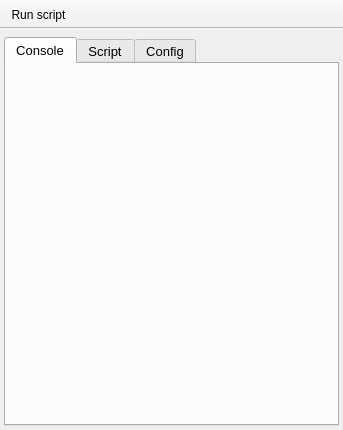
<?xml version="1.0" encoding="UTF-8"?>
<ui version="4.0">
 <class>Shell</class>
 <widget class="QMainWindow" name="Shell">
  <property name="geometry">
   <rect>
    <x>0</x>
    <y>0</y>
    <width>343</width>
    <height>430</height>
   </rect>
  </property>
  <property name="windowTitle">
   <string>MainWindow</string>
  </property>
  <property name="unifiedTitleAndToolBarOnMac">
   <bool>true</bool>
  </property>
  <widget class="QWidget" name="centralwidget">
   <layout class="QGridLayout" name="gridLayout">
    <property name="leftMargin">
     <number>4</number>
    </property>
    <property name="topMargin">
     <number>8</number>
    </property>
    <property name="rightMargin">
     <number>4</number>
    </property>
    <property name="bottomMargin">
     <number>4</number>
    </property>
    <item row="0" column="0">
     <widget class="QTabWidget" name="tabWidget">
      <property name="font">
       <font>
        <pointsize>10</pointsize>
       </font>
      </property>
      <property name="currentIndex">
       <number>0</number>
      </property>
      <property name="neutrinoSave" stdset="0">
       <bool>true</bool>
      </property>
      <widget class="QWidget" name="consoleframe">
       <attribute name="title">
        <string>Console</string>
       </attribute>
       <layout class="QGridLayout" name="gridLayout_2" rowstretch="0">
        <property name="leftMargin">
         <number>0</number>
        </property>
        <property name="topMargin">
         <number>0</number>
        </property>
        <property name="rightMargin">
         <number>0</number>
        </property>
        <property name="bottomMargin">
         <number>0</number>
        </property>
        <item row="0" column="0" colspan="2">
         <layout class="QVBoxLayout" name="console"/>
        </item>
       </layout>
      </widget>
      <widget class="QWidget" name="scripts">
       <attribute name="title">
        <string>Script</string>
       </attribute>
       <layout class="QVBoxLayout" name="verticalLayout" stretch="0">
        <property name="leftMargin">
         <number>0</number>
        </property>
        <property name="topMargin">
         <number>4</number>
        </property>
        <property name="rightMargin">
         <number>0</number>
        </property>
        <property name="bottomMargin">
         <number>0</number>
        </property>
        <item>
         <widget class="QSplitter" name="splitter">
          <property name="orientation">
           <enum>Qt::Vertical</enum>
          </property>
          <widget class="CodeEditor" name="script">
           <property name="font">
            <font>
             <pointsize>10</pointsize>
            </font>
           </property>
           <property name="plainText">
            <string notr="true"/>
           </property>
           <property name="tabStopWidth">
            <number>10</number>
           </property>
           <property name="neutrinoSave" stdset="0">
            <bool>true</bool>
           </property>
          </widget>
         </widget>
        </item>
       </layout>
      </widget>
      <widget class="QWidget" name="config">
       <attribute name="title">
        <string>Config</string>
       </attribute>
       <layout class="QGridLayout" name="gridLayout_3">
        <property name="leftMargin">
         <number>0</number>
        </property>
        <property name="topMargin">
         <number>0</number>
        </property>
        <property name="rightMargin">
         <number>0</number>
        </property>
        <property name="bottomMargin">
         <number>0</number>
        </property>
        <item row="0" column="0">
         <widget class="QLabel" name="label_4">
          <property name="font">
           <font>
            <pointsize>10</pointsize>
           </font>
          </property>
          <property name="text">
           <string>Scripts *</string>
          </property>
          <property name="alignment">
           <set>Qt::AlignRight|Qt::AlignTrailing|Qt::AlignVCenter</set>
          </property>
         </widget>
        </item>
        <item row="0" column="1">
         <widget class="QLineEdit" name="scriptsFolder">
          <property name="readOnly">
           <bool>true</bool>
          </property>
          <property name="neutrinoSave" stdset="0">
           <bool>true</bool>
          </property>
         </widget>
        </item>
        <item row="0" column="2">
         <widget class="QToolButton" name="changeScriptsFolder">
          <property name="text">
           <string>...</string>
          </property>
         </widget>
        </item>
        <item row="1" column="0">
         <widget class="QLabel" name="label_2">
          <property name="font">
           <font>
            <pointsize>10</pointsize>
           </font>
          </property>
          <property name="text">
           <string>Site path *</string>
          </property>
          <property name="alignment">
           <set>Qt::AlignRight|Qt::AlignTrailing|Qt::AlignVCenter</set>
          </property>
         </widget>
        </item>
        <item row="1" column="1">
         <widget class="QLineEdit" name="siteFolder">
          <property name="font">
           <font>
            <pointsize>10</pointsize>
           </font>
          </property>
          <property name="toolTip">
           <string>python path (: separated paths)</string>
          </property>
          <property name="neutrinoSave" stdset="0">
           <bool>true</bool>
          </property>
         </widget>
        </item>
        <item row="1" column="2">
         <widget class="QToolButton" name="changeSiteFolder">
          <property name="text">
           <string>...</string>
          </property>
         </widget>
        </item>
        <item row="2" column="0" colspan="3">
         <widget class="QGroupBox" name="groupBox_2">
          <property name="title">
           <string>InitScript *</string>
          </property>
          <layout class="QGridLayout" name="gridLayout_4">
           <property name="leftMargin">
            <number>0</number>
           </property>
           <property name="topMargin">
            <number>4</number>
           </property>
           <property name="rightMargin">
            <number>0</number>
           </property>
           <property name="bottomMargin">
            <number>0</number>
           </property>
           <item row="0" column="0">
            <widget class="QPlainTextEdit" name="initScript">
             <property name="tabStopWidth">
              <number>10</number>
             </property>
             <property name="neutrinoSave" stdset="0">
              <bool>true</bool>
             </property>
            </widget>
           </item>
          </layout>
         </widget>
        </item>
        <item row="3" column="0" colspan="3">
         <widget class="QLabel" name="label_5">
          <property name="font">
           <font>
            <pointsize>10</pointsize>
            <weight>75</weight>
            <bold>true</bold>
           </font>
          </property>
          <property name="text">
           <string>* requires restart</string>
          </property>
          <property name="alignment">
           <set>Qt::AlignRight|Qt::AlignTrailing|Qt::AlignVCenter</set>
          </property>
         </widget>
        </item>
       </layout>
      </widget>
     </widget>
    </item>
   </layout>
  </widget>
  <widget class="QToolBar" name="toolBar">
   <property name="windowTitle">
    <string>toolBar</string>
   </property>
   <property name="movable">
    <bool>false</bool>
   </property>
   <property name="iconSize">
    <size>
     <width>20</width>
     <height>20</height>
    </size>
   </property>
   <property name="floatable">
    <bool>false</bool>
   </property>
   <attribute name="toolBarArea">
    <enum>TopToolBarArea</enum>
   </attribute>
   <attribute name="toolBarBreak">
    <bool>false</bool>
   </attribute>
   <addaction name="actionRun_script"/>
  </widget>
  <action name="actionRun_script">
   <property name="icon">
    <iconset resource="Shell.qrc">
     <normaloff>:/icons/filePy.png</normaloff>:/icons/filePy.png</iconset>
   </property>
   <property name="text">
    <string>Run script</string>
   </property>
  </action>
 </widget>
 <customwidgets>
  <customwidget>
   <class>CodeEditor</class>
   <extends>QPlainTextEdit</extends>
   <header>codeeditor.h</header>
  </customwidget>
 </customwidgets>
 <resources>
  <include location="Shell.qrc"/>
 </resources>
 <connections/>
</ui>
